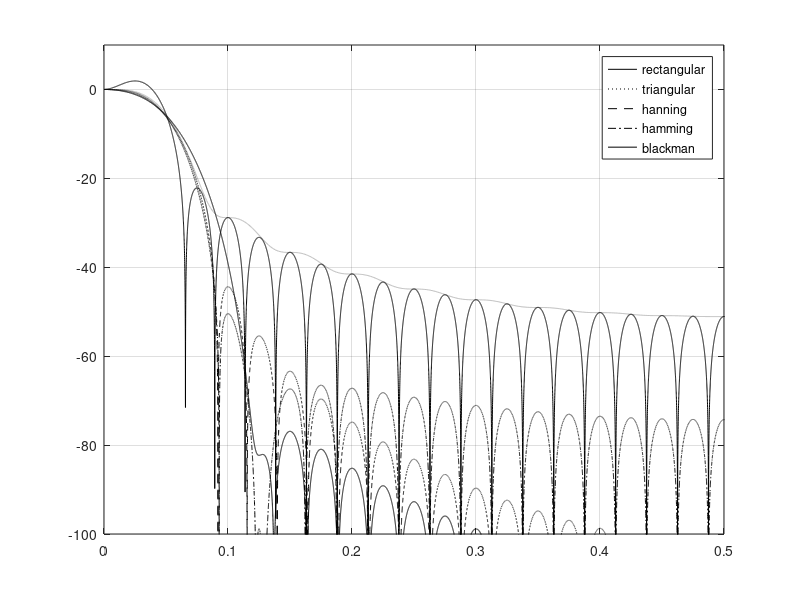

This chart was generated by the following MATLAB code:
clear,clc;

M = 20;
n = -M:1:M;
h1_n = sinc(n/10);
w1_n = (n+M>=0)-(n-M>0);
w2_n = (n+M)/M.*(n<0 & n>=-M)+(M-n)/M.*(n>=0 & n<=M);
w3_n = 0.5 + 0.5*cos(n*pi/M).*(n>=0 & n<=M) + 0.5*cos(n*pi/M).*(n<0 & n>=-M);
w4_n = 0.54 + 0.46*cos(n*pi/M).*(n>=0 & n<=M) + 0.46*cos(n*pi/M).*(n<0 & n>=-M);
w5_n = 0.42 + 0.5*cos(n*pi/M).*(n>=0 & n<=M) + 0.08*cos(n*2*pi/M).*(n>=0 & n<=M) + 0.5*cos(n*pi/M).*(n<0 & n>=-M) + 0.08*cos(n*2*pi/M).*(n<0 & n>=-M);

H1 = h1_n .* w1_n;
H2 = h1_n .* w2_n;
H3 = h1_n .* w3_n;
H4 = h1_n .* w4_n;
H5 = h1_n .* w5_n;

N = length(n); 
omega = linspace(0, 2*pi, 30000);

L = length(omega);
f = (-L/2:L/2-1) / L + 0.5;

hanning_window = hanning(L);
hamming_window = hamming(L);
blackman_window = blackman(L);

H1_fft = fft(H1, L);
H2_fft = fft(H2, L);
H3_fft = fft(H3, L);
H4_fft = fft(H4, L);
H5_fft = fft(H5, L);

H1_dB = 20 * log10(abs(H1_fft) / 9);
H2_dB = 20 * log10(abs(H2_fft) / max(abs(H2_fft)));
H3_dB = 20 * log10(abs(H3_fft) / max(abs(H3_fft)));
H4_dB = 20 * log10(abs(H4_fft) / max(abs(H4_fft)));
H5_dB = 20 * log10(abs(H5_fft) / max(abs(H5_fft)));

plot(f, H1_dB,'k'); xlim([0 0.5]); ylim([-100, 10]);
grid on; hold on;

plot(f, H2_dB,'k:'); xlim([0 0.5]); ylim([-100, 10]);
grid on; hold on;

plot(f, H3_dB, 'k--'); xlim([0 0.5]); ylim([-100, 10]);
grid on; hold on;

plot(f, H4_dB, 'k-.'); xlim([0 0.5]); ylim([-100, 10]);
grid on; hold on; 

plot(f, H5_dB, 'k'); xlim([0 0.5]); ylim([-100, 10]);
grid on; hold on;

legend('rectangular','triangular', 'hanning', 'hamming', 'blackman');

